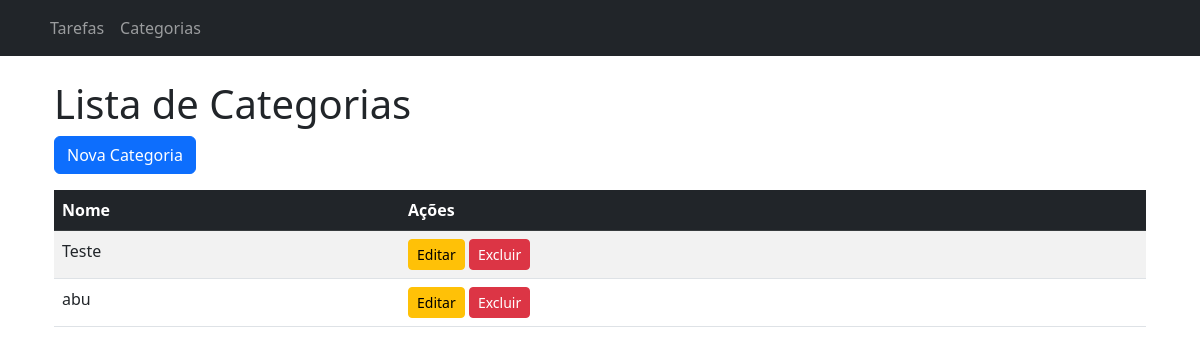
Page /categorias/ on the earlier database version.
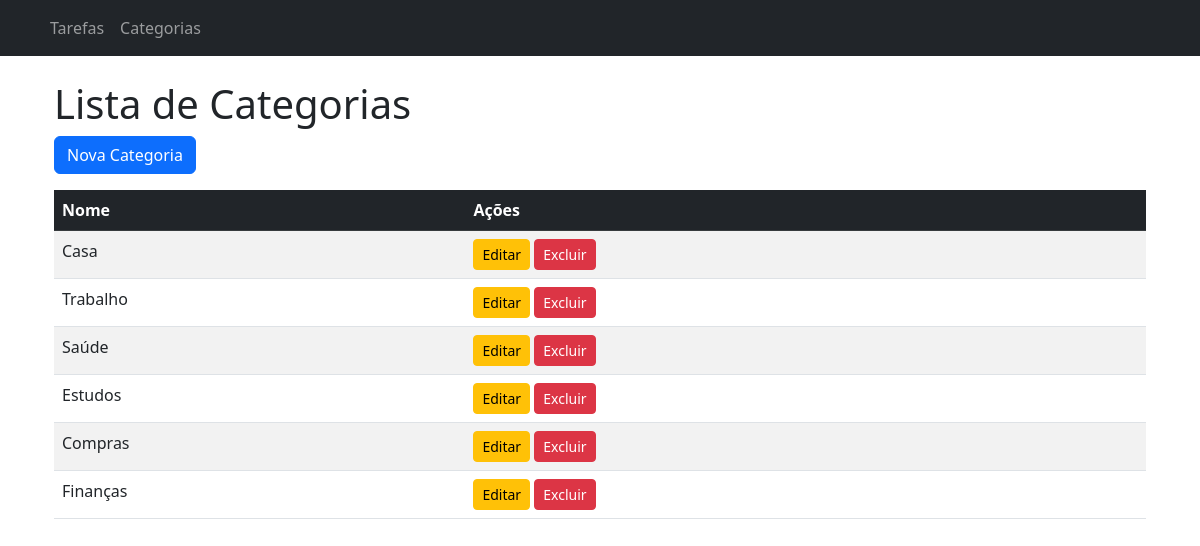
Same page on the later database version.
### apps/categorias/models.py (models this page shows, shortened)
class Categoria(models.Model):
    nome = models.CharField(max_length=100, unique=True)

### apps/categorias/views.py (the view)
# urls.py: path("", CategoriaListView.as_view(), name="lista"),  # Listar categorias
class CategoriaListView(ListView):
    model = Categoria
    template_name = "categorias/lista.html"
    context_object_name = "categorias"

### templates/categorias/lista.html
{% extends "base.html" %}
{% block content %}
<div class="container mt-4">
  <h1>Lista de Categorias</h1>
  <a href="{% url 'categorias:criar' %}" class="btn btn-primary mb-3">Nova Categoria</a>
  <table class="table table-striped">
    <thead class="table-dark">
      <tr>
        <th>Nome</th>
        <th>Ações</th>
      </tr>
    </thead>
    <tbody>
      {% for categoria in categorias %}
      <tr>
        <td>{{ categoria.nome }}</td>
        <td>
          <a href="{% url 'categorias:editar' categoria.pk %}" class="btn btn-warning btn-sm">Editar</a>
          <a href="{% url 'categorias:excluir' categoria.pk %}" class="btn btn-danger btn-sm">Excluir</a>
        </td>
      </tr>
      {% empty %}
      <tr>
        <td colspan="2" class="text-center">Nenhuma categoria cadastrada.</td>
      </tr>
      {% endfor %}
    </tbody>
  </table>
</div>
{% endblock %}

Differences in the rows shown:
removed Categoria: nome "Teste"
removed Categoria: nome "abu"
added Categoria: nome "Casa"
added Categoria: nome "Trabalho"
added Categoria: nome "Saúde"
added Categoria: nome "Estudos"
added Categoria: nome "Compras"
added Categoria: nome "Finanças"
